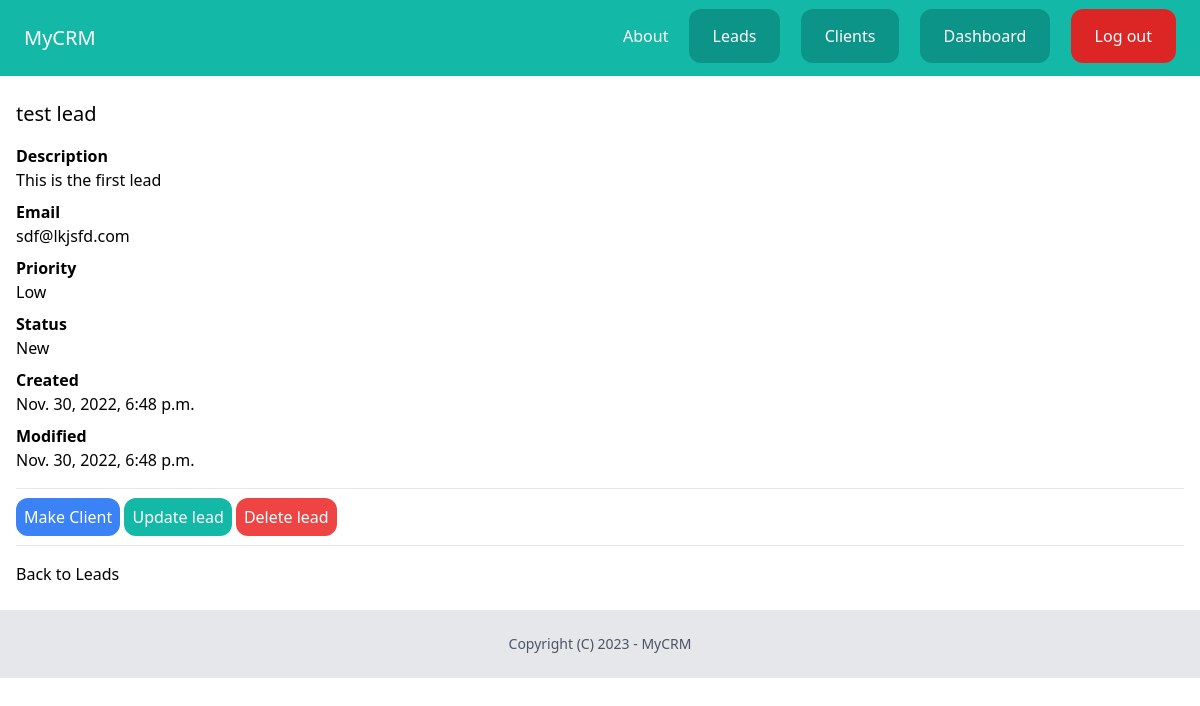
The app's page /dashboard/lead/detail/6/ (signed in), older data.
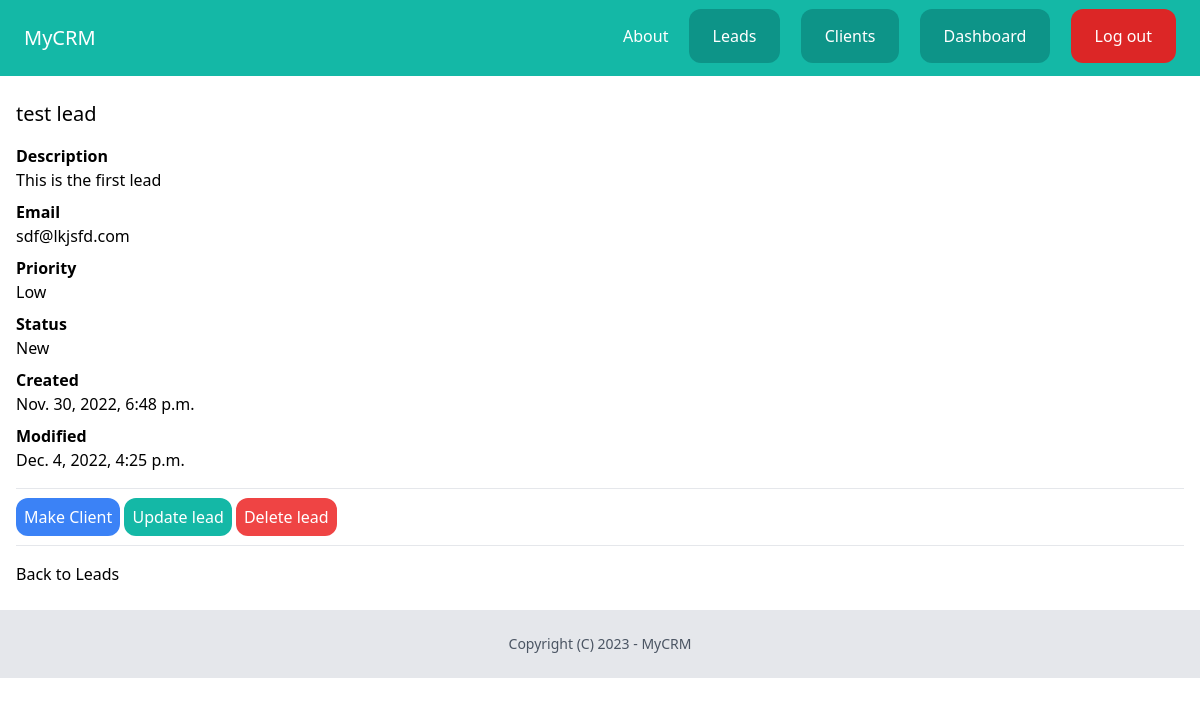
The same page, newer data.
### lead/models.py (models this page shows, shortened)
class Lead(models.Model):
    LOW = 'low'
    MEDIUM = 'medium'
    HIGH = 'high'
    CHOICES_PRIORITY = (
        ('LOW', 'Low'),
        ('MEDIUM', 'Medium'),
        ('HIGH', 'High'),
    )
    NEW = 'new'
    CONTACTED = 'contacted'
    WON = 'won'
    LOST = 'lost'
    CHOICES_STATUS = (
        ('NEW', 'New'),
        ('CONTACTED', 'Contacted'),
        ('WON', 'Won'),
        ('LOST', 'Lost'),
    )
    name = models.CharField(max_length=150)
    email = models.EmailField()
    description = models.TextField(null=True, blank=True)
    priority = models.CharField(max_length=10, choices=CHOICES_PRIORITY, default=MEDIUM)
    status = models.CharField(max_length=10, choices=CHOICES_STATUS, default=NEW)
    created_by = models.ForeignKey(User, related_name='lead', on_delete=models.CASCADE)
    created_at = models.DateTimeField(auto_now_add=True)
    modified_at = models.DateTimeField(auto_now=True)
    became_client = models.BooleanField(default=False)

### lead/views.py (the view)
# urls.py: path('detail/<int:pk>/', views.lead_detail, name='lead_detail'),
def lead_detail(request, pk):
    lead = get_object_or_404(Lead, created_by=request.user, pk=pk)
    return render(request, 'lead/lead_detail.html', {'lead':lead})

### templates/lead/lead_detail.html (shortened to what this page needs)
{% extends "base.html" %}
{% block content %}
    <div class="py-6 px-4">
        <h1 class="mb-4 text-xl"> {{lead.name}} </h1>
        {% if lead.description %}
            <p class="font-semibold"> Description </p>
            <p class="mb-2"> {{lead.description}} </p>
        {% endif %}
        <p class="font-semibold"> Email </p>
        <p class="mb-2"> {{lead.email}} </p>
        <p class="font-semibold"> Priority </p>
        <p class="mb-2"> {{lead.get_priority_display}} </p>
        <p class="font-semibold"> Status </p>
        <p class="mb-2"> {{lead.get_status_display}} </p>
        <p class="font-semibold"> Created </p>
        <p class="mb-2"> {{lead.created_at}} </p>
        <p class="font-semibold"> Modified </p>
        <p class="mb-2"> {{lead.modified_at}} </p>
        <hr class="my-4">
            <a href=" {% url 'make_client' lead.pk %} " class="py-2 px-2 rounded-xl bg-blue-500 text-white">Make Client</a>
            <a href=" {% url 'lead_edit' lead.pk %} " class="py-2 px-2 rounded-xl bg-teal-500 text-white">Update lead</a>
            <a href=" {% url 'lead_delete' lead.pk %} " class="py-2 px-2 rounded-xl bg-red-500 text-white">Delete lead</a>
        <hr class="my-4">
        <a href=" {% url 'leads_list' %} ">Back to Leads</a>
    </div>
{% endblock content %}

Row changes from the older to the newer data that the page shows:
changed Lead "test lead": modified_at "Nov. 30, 2022, 6:48 p.m." → "Dec. 4, 2022, 4:25 p.m."
